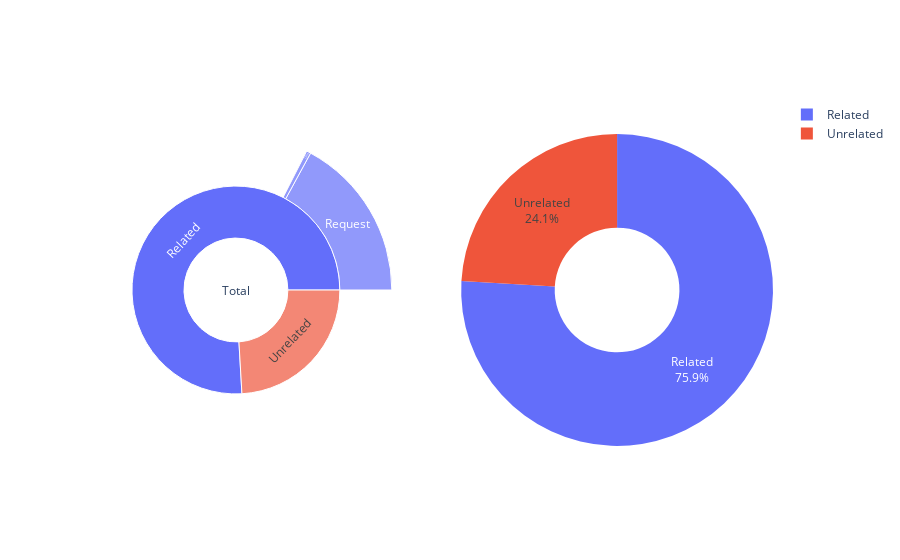

The cell this chart's notebook holds for it:
### Code cell
from plotly.subplots import make_subplots
import plotly.graph_objects as go

# Number of related or unrelated messages
n_related = df.related.value_counts().rename(index={0:'Unrelated', 1:'Related'})

fig = make_subplots(rows=1, cols=2, shared_yaxes=True,
                    specs=[[{"type": "pie"}, {"type": "pie"}]])

fig.add_trace(go.Sunburst(
    labels=["Total", "Related", "Unrelated", "Request", "Offer"],
    parents=["", "Total", "Total", "Related", "Related"],
    values=[0, counts.related, counts.unrelated, counts.request, counts.offer],
    hoverinfo='label+percent parent'
#     hovertemplate='<b>%{label} </b> <br> Sales: %{value}<br> Success rate: %{percent root:.2f}%',
),
              1, 1)

fig.add_trace(go.Pie(values=n_related.values, labels=n_related.index,
                     textinfo='label+percent', hole=0.4),
              row=1, col=2)

fig.update_layout(showlegend=True)
fig.show()

### Figure 1 — Plotly figure (JSON) as saved in the notebook; plotly's stock layout.template omitted (floating-point values rounded to 4 significant figures)
{"data": [{"domain": {"x": [0, 0.45], "y": [0, 1]}, "hoverinfo": "label+percent parent", "labels": ["Total", "Related", "Unrelated", "Request", "Offer"], "parents": ["", "Total", "Total", "Related", "Related"], "type": "sunburst", "values": [0, 15294, 6304, 4464, 118]}, {"domain": {"x": [0.55, 1], "y": [0, 1]}, "hole": 0.4, "labels": ["Related", "Unrelated"], "textinfo": "label+percent", "type": "pie", "values": [19876, 6304]}], "layout": {"showlegend": true}}
